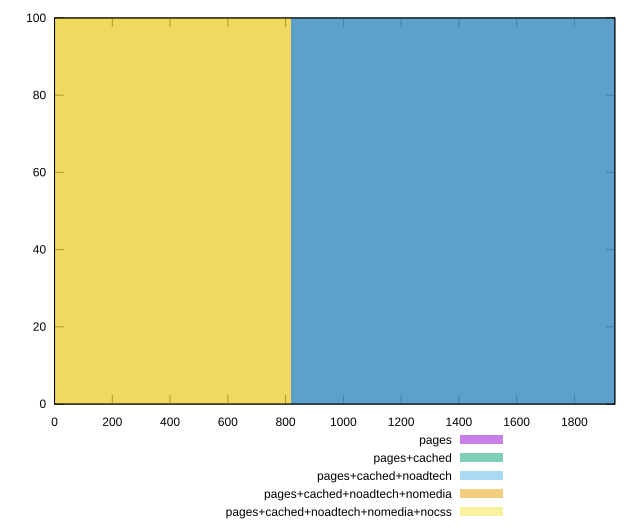

Here is the gnuplot script that generated this plot:
reset

$pages <<EOF
1636.4958766153595 100
EOF

$pagesCached <<EOF
1636.4958766153595 100
EOF

$pagesCachedNoadtech <<EOF
1636.4958766153595 100
EOF

$pagesCachedNoadtechNomedia <<EOF
0 100
EOF

$pagesCachedNoadtechNomediaNocss <<EOF
0 100
EOF

set key outside below
set boxwidth 1636.4958766153595
set xrange [0:1940]
set yrange [0:100]
set trange [0:100]
set style fill transparent solid 0.5 noborder
set terminal svg size 640, 530 enhanced background rgb 'white'
set output "report_00009_2021-02-08T22-37-41.559Z/uses-webp-images/comparison/histogram/all_raw.svg"

plot $pages title "pages" with boxes, \
     $pagesCached title "pages+cached" with boxes, \
     $pagesCachedNoadtech title "pages+cached+noadtech" with boxes, \
     $pagesCachedNoadtechNomedia title "pages+cached+noadtech+nomedia" with boxes, \
     $pagesCachedNoadtechNomediaNocss title "pages+cached+noadtech+nomedia+nocss" with boxes

reset
